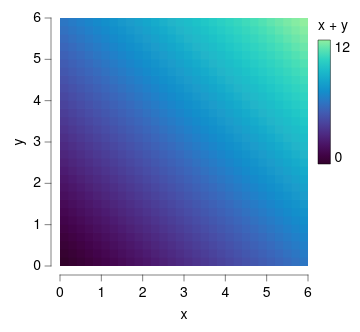

Write the Vega-Lite specification saved for this chart.
### Vega-Lite specification from a JSON file in a GitHub repository (floating-point values rounded to 4 significant figures; data arrays with more than 128 entries replaced by an {"elided": "..."} marker saying what was removed)
{"background": null, "config": {"arc": {"fill": "#DBDBDB", "fillOpacity": 1.0, "innerRadius": 31.0, "padAngle": 0.03, "stroke": "black", "strokeOpacity": 1, "strokeWidth": 0.25}, "area": {"fill": "#DBDBDB", "fillOpacity": 1.0, "stroke": "black", "strokeOpacity": 1, "strokeWidth": 0.25}, "axis": {"domain": true, "domainCap": "round", "domainColor": "black", "domainWidth": 0.25, "grid": false, "gridCap": "round", "gridColor": "#F1F1F1", "gridDash": [0, 0], "gridOpacity": 1.0, "gridWidth": 0.25, "labelColor": "black", "labelFont": "Helvetica Neue, HelveticaNeue, Helvetica, Arial, sans-serif", "labelFontSize": 7, "labelFontStyle": "normal", "labelFontWeight": 400, "offset": 4.5, "ticks": true, "tickCap": "round", "tickColor": "black", "tickRound": false, "tickSize": 3, "tickWidth": 0.25, "titleColor": "black", "titleFont": "Helvetica Neue, HelveticaNeue, Helvetica, Arial, sans-serif", "titleFontSize": 7, "titleFontStyle": "normal", "titleFontWeight": 400}, "axisX": {"domain": true, "labelAlign": "center", "labelAngle": 0, "labels": true, "ticks": true, "translate": 0}, "axisY": {"domain": true, "labelAlign": "right", "labelAngle": 0, "labels": true, "ticks": true, "translate": 0}, "axisRight": {"domain": true, "labelAlign": "left", "labelAngle": 0, "labels": true, "ticks": true, "translate": 0}, "axisTop": {"domain": true, "labelAlign": "center", "labelAngle": 0, "labels": true, "ticks": true, "translate": 0}, "axisBand": {"tickOffset": 0}, "bar": {"fill": "#DBDBDB", "fillOpacity": 1.0, "stroke": "black", "strokeOpacity": 1, "strokeWidth": 0.25}, "boxplot": {"size": 11.16, "ticks": {"cornerRadius": 0.25, "fill": "black", "opacity": 1, "size": 5.58, "thickness": 0.25}, "box": {"fillOpacity": 1.0, "stroke": "black", "strokeOpacity": 1, "strokeWidth": 0.25}, "median": {"cornerRadius": 0, "fill": "black", "fillOpacity": 1.0, "opacity": 1, "size": 11.16, "thickness": 0.25}, "rule": {"fill": "black", "fillOpacity": 1.0, "size": 12.4, "stroke": "black", "strokeDash": [0, 0], "strokeOpacity": 1, "strokeWidth": 0.25}, "outliers": {"color": "black", "fill": "black", "fillOpacity": 1.0, "size": 0, "stroke": "black", "strokeOpacity": 1, "strokeWidth": 0.25}}, "circle": {"fill": "black", "fillOpacity": 1.0, "size": 1.55, "stroke": null, "strokeOpacity": 1, "strokeWidth": 0.25}, "errorband": {"band": {"fillOpacity": 0.6, "stroke": null, "strokeWidth": 0.25, "strokeOpacity": 1}, "borders": {"opacity": 0, "strokeOpacity": 0.25, "strokeWidth": 1}}, "errorbar": {"opacity": 1, "rule": {"strokeDash": [0, 0], "strokeWidth": 0.25}, "ticks": {"color": "black", "cornerRadius": 0.125, "opacity": 1, "size": 7.44, "thickness": 0.25}, "thickness": 0.25}, "font": "Helvetica Neue, HelveticaNeue, Helvetica, Arial, sans-serif", "geoshape": {"fill": "#DBDBDB", "fillOpacity": 1.0, "stroke": "black", "strokeOpacity": 1, "strokeWidth": 0.25}, "header": {"labelColor": "black", "labelFont": "Helvetica Neue, HelveticaNeue, Helvetica, Arial, sans-serif", "labelFontSize": 7, "labelFontStyle": "normal", "labelFontWeight": 400, "titleColor": "black", "titleFont": "Helvetica Neue, HelveticaNeue, Helvetica, Arial, sans-serif", "titleFontSize": 7, "titleFontStyle": "normal", "titleFontWeight": 400, "titlePadding": 0}, "legend": {"disable": false, "offset": 4.5, "titlePadding": 4, "labelOffset": 2, "gradientLabelOffset": 2, "gradientLength": 62.0, "gradientThickness": 6.2, "gradientOpacity": 1.0, "gradientStrokeColor": "black", "gradientStrokeWidth": 0.25, "labelColor": "black", "labelFont": "Helvetica Neue, HelveticaNeue, Helvetica, Arial, sans-serif", "labelFontSize": 7, "labelFontStyle": "normal", "labelFontWeight": 400, "strokeColor": "black", "strokeWidth": 0, "symbolSize": 42, "symbolStrokeColor": "black", "symbolStrokeWidth": 0.25, "titleColor": "black", "titleFont": "Helvetica Neue, HelveticaNeue, Helvetica, Arial, sans-serif", "titleFontSize": 7, "titleFontStyle": "normal", "titleFontWeight": 400}, "line": {"color": "black", "stroke": "black", "strokeCap": "butt", "strokeDash": [0, 0], "strokeOpacity": 1, "strokeWidth": 0.5}, "point": {"filled": true, "fill": "#DBDBDB", "fillOpacity": 1.0, "size": 6.2, "stroke": "black", "strokeOpacity": 1, "strokeWidth": 0.25}, "range": {"category": ["#5CA7B1", "#B7D0EE", "#B7B3E4", "#B3DAB5", "#F5E1B3", "#3D727B", "#809DC7", "#867DAC", "#80A988", "#CBB17A", "#204148", "#546B94", "#584C77", "#507B5F", "#9D824D"], "diverging": {"scheme": ["#6F572A", "#876E43", "#9E875F", "#B5A17F", "#CABBA2", "#DCD6CC", "#F4F1E9", "#C9D7DA", "#9DBFC6", "#78A5AF", "#558B96", "#36717C", "#1A5762"]}, "heatmap": {"scheme": ["#32022B", "#43044D", "#4C196E", "#4D338C", "#484DA6", "#3A68BB", "#1D83CA", "#1D9CCB", "#23B5C9", "#28CDC5", "#4DE0B4", "#91EE9F"]}, "ordinal": {"scheme": ["#F1F1F1", "#DBDBDB", "#C6C6C6", "#B2B2B2", "#9D9D9D", "#898989", "#767676", "#636363", "#515151", "#404040", "#2F2F2F", "#1F1F1F"]}, "ramp": {"scheme": ["#32022B", "#43044D", "#4C196E", "#4D338C", "#484DA6", "#3A68BB", "#1D83CA", "#1D9CCB", "#23B5C9", "#28CDC5", "#4DE0B4", "#91EE9F"]}}, "rule": {"color": "black", "stroke": "black", "strokeCap": "round", "strokeDash": [2, 2], "strokeOpacity": 1, "strokeWidth": 0.25}, "scale": {"bandPaddingInner": 0.1, "bandPaddingOuter": 0.1, "round": false}, "rect": {"fill": "#DBDBDB", "fillOpacity": 1.0, "stroke": "black", "strokeOpacity": 1, "strokeWidth": 0.25}, "square": {"fill": "#DBDBDB", "fillOpacity": 1.0, "size": 12.4, "stroke": "black", "strokeOpacity": 1, "strokeWidth": 0.25}, "text": {"color": "black", "font": "Helvetica Neue, HelveticaNeue, Helvetica, Arial, sans-serif", "fontSize": 7, "fontStyle": "normal", "fontWeight": 400}, "tick": {"color": "black", "cornerRadius": 0.125, "opacity": 1.0, "size": 11.16, "thickness": 0.25}, "title": {"anchor": "middle", "frame": "group", "color": "black", "font": "Helvetica Neue, HelveticaNeue, Helvetica, Arial, sans-serif", "fontSize": 7, "fontStyle": "normal", "fontWeight": 400, "subtitleColor": "black", "subtitleFont": "Helvetica Neue, HelveticaNeue, Helvetica, Arial, sans-serif", "subtitleFontSize": "Helvetica Neue, HelveticaNeue, Helvetica, Arial, sans-serif", "subtitleFontStyle": "normal", "subtitleFontWeight": 400}, "trail": {"color": "black", "opacity": 1, "size": 0.5}, "view": {"continuousWidth": 124, "continuousHeight": 124, "discreteWidth": 124, "discreteHeight": 124, "fill": null, "stroke": null, "strokeWidth": 0.25}}, "data": {"name": "data-91e7e8aa1d7a30b84ced93bba3536a21"}, "mark": {"type": "rect", "clip": true, "stroke": null}, "encoding": {"color": {"field": "z", "title": "x + y", "type": "quantitative"}, "x": {"axis": {"values": [0, 1, 2, 3, 4, 5, 6]}, "field": "x0", "scale": {"domain": [0, 6], "nice": false}, "title": "x", "type": "quantitative"}, "x2": {"field": "x1"}, "y": {"axis": {"values": [0, 1, 2, 3, 4, 5, 6]}, "field": "y0", "scale": {"domain": [0, 6], "nice": false}, "title": "y", "type": "quantitative"}, "y2": {"field": "y1"}}, "$schema": "https://vega.github.io/schema/vega-lite/v6.4.1.json", "datasets": {"data-91e7e8aa1d7a30b84ced93bba3536a21": {"elided": "900 records"}}}
